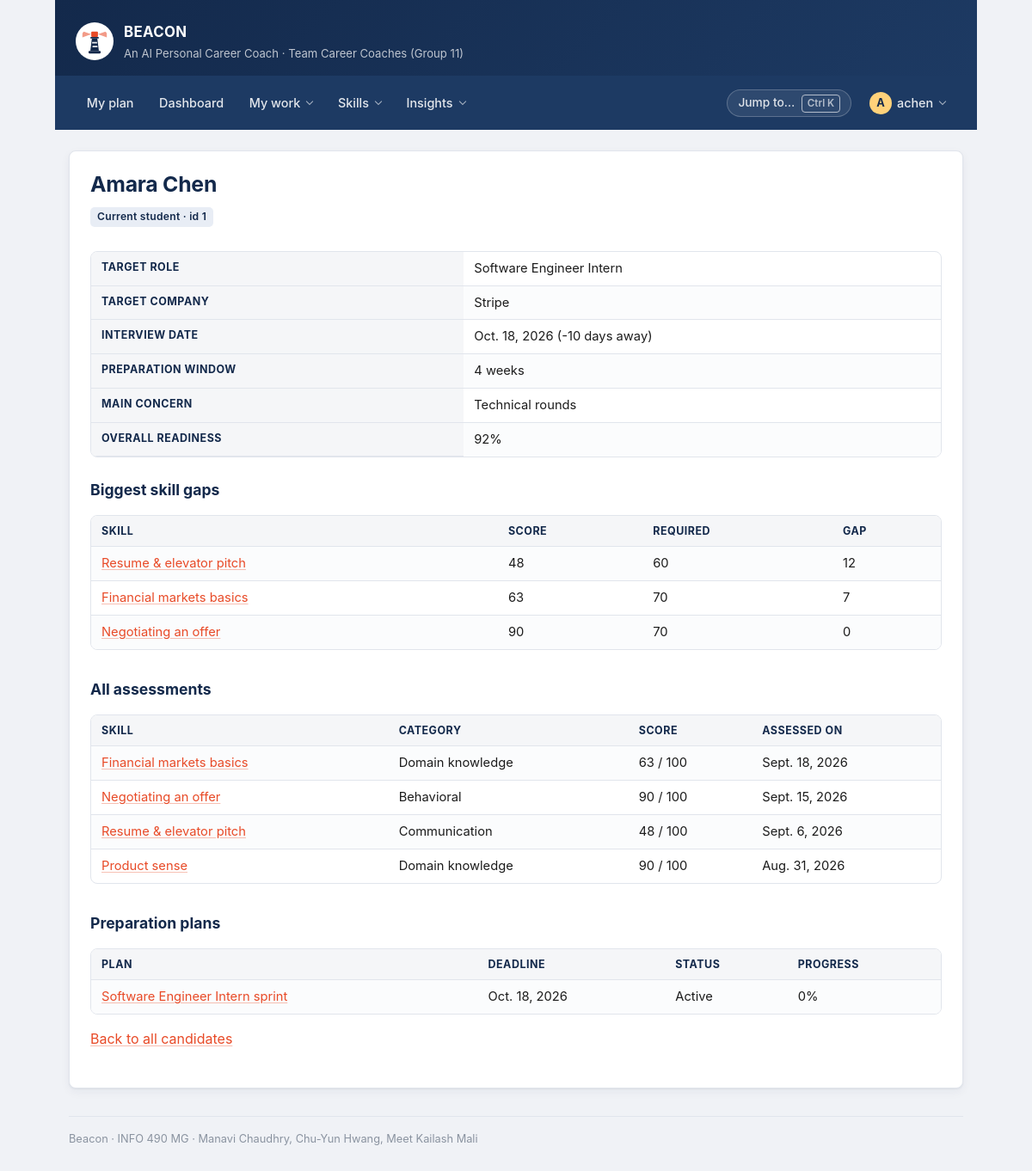
Page /candidates/1/ (signed in) on the committed database.
### preparation/models.py (models this page shows, shortened)
class CandidateProfile(models.Model):
    class ExperienceLevel(models.TextChoices):
        STUDENT = "STU", "Current student"
        NEW_GRAD = "NEW", "New graduate"
        EARLY_CAREER = "EARLY", "Early career (1-3 yrs)"
    class PrimaryConcern(models.TextChoices):
        TECHNICAL = "TECH", "Technical rounds"
        BEHAVIORAL = "BEHAV", "Behavioral questions"
        RESUME = "RESUME", "Resume and elevator pitch"
        CONFIDENCE = "CONF", "Confidence under pressure"
        TIME = "TIME", "Not enough time to prepare"
    user = models.OneToOneField(
        settings.AUTH_USER_MODEL,
        on_delete=models.CASCADE,
        related_name="candidate_profile",
        help_text="One login = one career profile.",
    )
    target_role = models.CharField(
        max_length=120, help_text="e.g. Software Engineer Intern"
    )
    target_roles = models.JSONField(
        default=list,
        blank=True,
        help_text="All target roles; requirements use the highest bar among them.",
    )
    interests = models.JSONField(
        default=list,
        blank=True,
        help_text="Interest keys chosen at onboarding, e.g. ['data', 'product'].",
    )
    target_company = models.CharField(max_length=120, blank=True)
    experience_level = models.CharField(
        max_length=5, choices=ExperienceLevel.choices, default=ExperienceLevel.STUDENT
    )
    resume_summary = models.TextField(
        blank=True,
        help_text="Plain-text resume the parser turns into an initial skill list.",
    )
    resume_file = models.FileField(
        upload_to="resumes/",
        blank=True,
        null=True,
        help_text="Original upload from the drag-and-drop area on the setup screen.",
    )
    target_interview_date = models.DateField(
        null=True,
        blank=True,
        help_text="Deadline Beacon plans backwards from. Blank = open-ended prep.",
    )
    preparation_timeline_weeks = models.PositiveSmallIntegerField(
        default=6,
        validators=[MinValueValidator(1), MaxValueValidator(52)],
        help_text="Weeks the user says they have. Drives the length of the roadmap.",
    )
    primary_concern = models.CharField(
        max_length=6,
        choices=PrimaryConcern.choices,
        blank=True,
        help_text="Optional. Used to weight which skill gaps get tackled first.",
    )
    skills = models.ManyToManyField(
        Skill,
        through="SkillAssessment",
        related_name="candidates",
        blank=True,
    )
    created_at = models.DateTimeField(auto_now_add=True)
    updated_at = models.DateTimeField(auto_now=True)
    class Meta:
        ordering = ["-updated_at"]
    @property
    def days_until_interview(self):
        if not self.target_interview_date:
            return None
        return (self.target_interview_date - timezone.localdate()).days
    @property
    def readiness_percent(self):
        assessments = list(self.assessments.all())
        if not assessments:
            return 0
        ratios = [
            min(a.proficiency_score / a.required_level, 1) if a.required_level else 1
            for a in assessments
        ]
        return round(sum(ratios) / len(ratios) * 100)

class SkillAssessment(models.Model):
    candidate = models.ForeignKey(
        CandidateProfile,
        on_delete=models.CASCADE,  # scores are meaningless without their profile
        related_name="assessments",
    )
    skill = models.ForeignKey(
        Skill,
        on_delete=models.PROTECT,  # never silently delete scored history
        related_name="assessments",
    )
    proficiency_score = models.PositiveSmallIntegerField(
        validators=[MinValueValidator(0), MaxValueValidator(100)],
        help_text="Quiz result, 0-100.",
    )
    required_level = models.PositiveSmallIntegerField(
        default=70,
        validators=[MinValueValidator(0), MaxValueValidator(100)],
        help_text="Level the target role demands, 0-100.",
    )
    assessed_on = models.DateField(default=timezone.localdate)
    notes = models.TextField(blank=True)
    class Meta:
        ordering = ["-assessed_on", "skill__name"]
        constraints = [
            models.UniqueConstraint(
                fields=["candidate", "skill"],
                name="uniq_assessment_per_candidate_skill",
            ),
            models.CheckConstraint(
                condition=models.Q(proficiency_score__lte=100)
                & models.Q(required_level__lte=100),
                name="scores_within_0_100",
            ),
        ]
    @property
    def gap(self):
        return max(self.required_level - self.proficiency_score, 0)

class Skill(models.Model):
    class Category(models.TextChoices):
        TECHNICAL = "TECH", "Technical"
        BEHAVIORAL = "BEHAV", "Behavioral"
        DOMAIN = "DOMAIN", "Domain knowledge"
        COMMUNICATION = "COMM", "Communication"
    name = models.CharField(max_length=100)
    category = models.CharField(
        max_length=6, choices=Category.choices, default=Category.TECHNICAL
    )
    description = models.TextField(
        blank=True, help_text="What mastery of this skill looks like in an interview."
    )
    created_at = models.DateTimeField(auto_now_add=True)
    class Meta:
        ordering = ["category", "name"]
        constraints = [
            models.UniqueConstraint(
                fields=["name", "category"], name="uniq_skill_name_per_category"
            )
        ]
    def get_absolute_url(self):
        return reverse("preparation:skill_detail", args=[self.pk])

class PreparationPlan(models.Model):
    class Status(models.TextChoices):
        DRAFT = "DRAFT", "Draft"
        ACTIVE = "ACTIVE", "Active"
        COMPLETED = "DONE", "Completed"
        ARCHIVED = "ARCH", "Archived"
    candidate = models.ForeignKey(
        CandidateProfile,
        on_delete=models.CASCADE,
        related_name="plans",
    )
    title = models.CharField(max_length=150, help_text="e.g. 4-week SWE intern sprint")
    focus_role = models.CharField(max_length=120)
    start_date = models.DateField(default=timezone.localdate)
    target_date = models.DateField(help_text="Date the plan must be finished by.")
    status = models.CharField(max_length=6, choices=Status.choices, default=Status.DRAFT)
    generated_by_ai = models.BooleanField(
        default=True,
        help_text="False when a user hand-writes or heavily edits the plan.",
    )
    created_at = models.DateTimeField(auto_now_add=True)
    class Meta:
        ordering = ["target_date", "-created_at"]
        constraints = [
            models.UniqueConstraint(
                fields=["candidate", "title"], name="uniq_plan_title_per_candidate"
            ),
            models.CheckConstraint(
                condition=models.Q(target_date__gte=models.F("start_date")),
                name="plan_ends_after_it_starts",
            ),
        ]
    def get_absolute_url(self):
        return reverse("preparation:plan_detail", args=[self.pk])
    @property
    def completion_percent(self):
        total = self.tasks.count()
        if total == 0:
            return 0
        done = self.tasks.filter(status=PlanTask.Status.DONE).count()
        return round(done / total * 100)

### preparation/views.py (the view)
# urls.py: path("candidates/<int:pk>/", views.CandidateDetailView.as_view(), name="candidate_detail"),
@method_decorator(login_required, name="dispatch")
class CandidateDetailView(DetailView):
    model = CandidateProfile
    template_name = "preparation/candidate_detail.html"
    context_object_name = "candidate"
    def get_queryset(self):
        return visibility.candidates_for(self.request.user).select_related("user")
    def get_context_data(self, **kwargs):
        context = super().get_context_data(**kwargs)
        candidate = self.object
        context["assessments"] = candidate.assessments.select_related("skill")
        context["plans"] = candidate.plans.all()
        gaps = sorted(candidate.assessments.select_related("skill"),
                      key=lambda a: -a.gap)
        context["biggest_gaps"] = gaps[:3]
        return context

### preparation/context_processors.py (called while the page is built)
def google_oauth(request):
    provider = settings.SOCIALACCOUNT_PROVIDERS.get("google", {})
    app = provider.get("APP", {})
    return {
        "google_oauth_configured": bool(app.get("client_id") and app.get("secret")),
        "google_oauth_placeholder": settings.DEBUG,
    }

### preparation/navigation.py (called while the page is built)
def _entry(item, current, user):
    if item.get("staff_only") and not user.is_staff:
        return None
    try:
        url = reverse(item["name"])
    except NoReverseMatch:
        return None
    return {
        "label": item["label"],
        "url": url,
        "hint": item.get("hint", ""),
        "active": current == item["name"],
    }

def navigation(request):
    if not getattr(request, "user", None) or not request.user.is_authenticated:
        return {"nav": None}
    return {"nav": build(request)}

### preparation/visibility.py (called while the page is built)
def is_coach(user):
    return bool(user and user.is_authenticated and user.is_staff)

def candidates_for(user):
    qs = CandidateProfile.objects.all()
    return qs if is_coach(user) else qs.filter(user=user)

### templates/preparation/candidate_detail.html (shortened to what this page needs)
{% extends "base.html" %}
{% block heading %}{{ candidate.user.get_full_name|default:candidate.user.username }}{% endblock %}
{% block content %}
  <p class="tag">{{ candidate.get_experience_level_display }} &middot; id {{ candidate.pk }}</p>
  <div class="table-scroll">
  <table>
    <tr><th>Target role</th><td>{{ candidate.target_role }}</td></tr>
    <tr><th>Target company</th><td>{{ candidate.target_company|default:"Not specified" }}</td></tr>
    <tr><th>Interview date</th>
        <td>{% if candidate.target_interview_date %}{{ candidate.target_interview_date }}
            ({{ candidate.days_until_interview }} days away){% else %}Open-ended{% endif %}</td></tr>
    <tr><th>Preparation window</th><td>{{ candidate.preparation_timeline_weeks }} weeks</td></tr>
    <tr><th>Main concern</th><td>{{ candidate.get_primary_concern_display|default:"Not stated" }}</td></tr>
    <tr><th>Overall readiness</th><td>{{ candidate.readiness_percent }}%</td></tr>
  </table>
  </div>
  <h2>Biggest skill gaps</h2>
  <div class="table-scroll">
  <table>
    <tr><th>Skill</th><th>Score</th><th>Required</th><th>Gap</th></tr>
    {% for assessment in biggest_gaps %}
      <tr>
        <td><a href="{{ assessment.skill.get_absolute_url }}">{{ assessment.skill.name }}</a></td>
        <td>{{ assessment.proficiency_score }}</td>
        <td>{{ assessment.required_level }}</td>
        <td>{{ assessment.gap }}</td>
      </tr>
    {% empty %}
      <tr><td colspan="4">No assessments recorded, so no gaps can be identified yet.</td></tr>
    {% endfor %}
  </table>
  </div>
  <h2>All assessments</h2>
  <div class="table-scroll">
  <table>
    <tr><th>Skill</th><th>Category</th><th>Score</th><th>Assessed on</th></tr>
    {% for assessment in assessments %}
      <tr>
        <td><a href="{{ assessment.skill.get_absolute_url }}">{{ assessment.skill.name }}</a></td>
        <td>{{ assessment.skill.get_category_display }}</td>
        <td>{{ assessment.proficiency_score }} / 100</td>
        <td>{{ assessment.assessed_on }}</td>
      </tr>
    {% empty %}
      <tr><td colspan="4">This candidate has not taken the skill assessment yet.</td></tr>
    {% endfor %}
  </table>
  </div>
  <h2>Preparation plans</h2>
  <div class="table-scroll">
  <table>
    <tr><th>Plan</th><th>Deadline</th><th>Status</th><th>Progress</th></tr>
    {% for plan in plans %}
      <tr>
        <td><a href="{{ plan.get_absolute_url }}">{{ plan.title }}</a></td>
        <td>{{ plan.target_date }}</td>
        <td>{{ plan.get_status_display }}</td>
        <td>{{ plan.completion_percent }}%</td>
      </tr>
    {% empty %}
      <tr><td colspan="4">No plan has been generated for this candidate yet.</td></tr>
    {% endfor %}
  </table>
  </div>
  <p><a href="{% url 'preparation:candidate_list' %}">Back to all candidates</a></p>
{% endblock %}

### templates/base.html (shortened to what this page needs)
{% load static %}<!DOCTYPE html>
<html lang="en">
<head>
  <link rel="stylesheet" href="{% static 'css/beacon.css' %}">
</head>
<body class="{% block body_class %}{% endblock %}">
  <div class="page">
    <header class="masthead">
      <img class="masthead__logo" src="{% static 'img/beacon-logo.svg' %}"
           alt="" width="44" height="44">
      <div class="masthead__text">
        <p class="masthead__title">BEACON</p>
        <p class="masthead__tagline">
          An AI Personal Career Coach &middot; Team Career Coaches (Group 11)
        </p>
      </div>
    </header>
    <nav class="nav" aria-label="Main">
      {% if nav %}
        <ul class="nav__list">
          {% for item in nav.items %}
            {% if item.children %}
              <li class="nav__group">
                <details class="menu{% if item.active %} is-active{% endif %}">
                  <summary class="nav__link">{{ item.label }}</summary>
                </details>
              </li>
            {% else %}
              <li>
                <a class="nav__link{% if item.active %} is-active{% endif %}" href="{{ item.url }}"
                   {% if item.active %}aria-current="page"{% endif %}>{{ item.label }}</a>
              </li>
            {% endif %}
          {% endfor %}
        </ul>
        <div class="nav__right">
          <button type="button" class="nav-palette" data-palette-open
                  aria-label="Search pages, candidates and skills">
            Jump to&hellip; <kbd>&#8984;K</kbd>
          </button>
          <details class="menu menu--account">
            <summary class="nav__link nav__avatar" aria-label="Account menu">
              <span class="avatar" aria-hidden="true">{{ user.get_username|slice:":1"|upper }}</span>
              <span class="nav__username">{{ user.get_username }}</span>
            </summary>
          </details>
        </div>
      {% else %}
        <ul class="nav__list">
          <li><a class="nav__link" href="{% url 'preparation:login' %}">Log In</a></li>
          <li><a class="nav__link" href="{% url 'preparation:signup' %}">Sign Up</a></li>
        </ul>
      {% endif %}
    </nav>
    <main class="content">
      {% block page_header %}
        <h1 class="page-title">{% block heading %}Beacon{% endblock %}</h1>
      {% endblock %}
      {% block content %}{% endblock %}
    </main>
    <footer class="footer">
      Beacon &middot; INFO 490 MG &middot; Manavi Chaudhry, Chu-Yun Hwang, Meet Kailash Mali
    </footer>
  </div>
</body>
</html>

### rows in the picture
CandidateProfile: user.get_full_name "Amara Chen", experience_level "Current student", pk "1", target_role "Software Engineer Intern", target_company "Stripe", target_interview_date "Oct. 18, 2026", days_until_interview "-10", preparation_timeline_weeks "4", primary_concern "Technical rounds", readiness_percent "92"
SkillAssessment: skill.name "Resume & elevator pitch", proficiency_score "48", required_level "60", gap "12", skill.category "Communication", assessed_on "Sept. 6, 2026"
SkillAssessment: skill.name "Financial markets basics", proficiency_score "63", required_level "70", gap "7", skill.category "Domain knowledge", assessed_on "Sept. 18, 2026"
SkillAssessment: skill.name "Negotiating an offer", proficiency_score "90", required_level "70", gap "0", skill.category "Behavioral", assessed_on "Sept. 15, 2026"
SkillAssessment: skill.name "Product sense", skill.category "Domain knowledge", proficiency_score "90", assessed_on "Aug. 31, 2026"
PreparationPlan: title "Software Engineer Intern sprint", target_date "Oct. 18, 2026", status "Active", completion_percent "0"

### other values in the picture
{{ item.label }} "My plan" "Dashboard"
{{ item.label }} "My work" "Skills" "Insights"
{{ user.get_username|slice:":1"|upper }} "A"
{{ user.get_username }} "achen"
